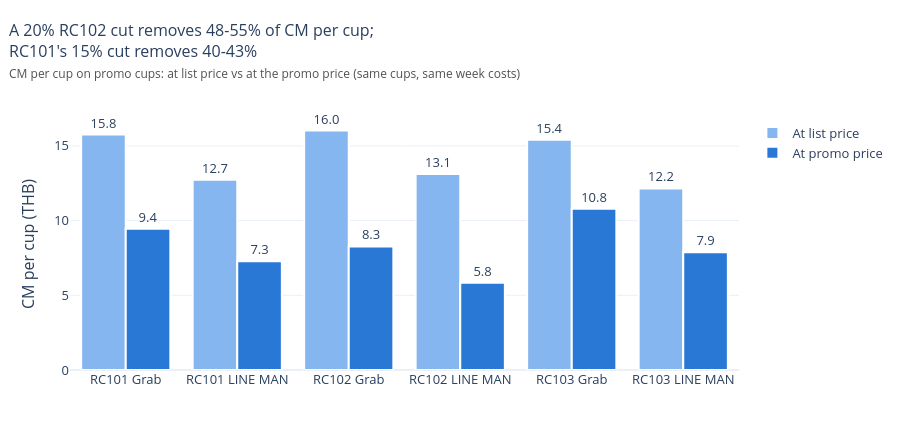

Notebook cell for this chart:
### Code cell
plot = by_code.reset_index()
plot["label"] = plot["base_code"] + " " + plot["platform"]
long = plot.melt(id_vars="label", value_vars=["cm_per_cup_full", "cm_per_cup_promo"],
                 var_name="price", value_name="cm_per_cup")
long["price"] = long["price"].map({"cm_per_cup_full": "At list price", "cm_per_cup_promo": "At promo price"})
fig = px.bar(long, x="label", y="cm_per_cup", color="price", barmode="group",
             color_discrete_map={"At list price": "#86b6ef", "At promo price": "#2a78d6"},
             text=long["cm_per_cup"].map("{:.1f}".format),
             labels={"cm_per_cup": "CM per cup (THB)", "label": "", "price": ""})
fig.update_traces(textposition="outside", cliponaxis=False, marker_line_color="white", marker_line_width=2,
                  hovertemplate="%{x}: %{y:.2f} THB a cup<extra>%{fullData.name}</extra>")
d102 = by_code.loc["RC102", "cm_per_cup_drop_pct"]
d101 = by_code.loc["RC101", "cm_per_cup_drop_pct"]
fig.update_layout(height=430, title=subtitle(
    f"A 20% RC102 cut removes {d102.min():.0f}-{d102.max():.0f}% of CM per cup; "
    f"RC101's 15% cut removes {d101.min():.0f}-{d101.max():.0f}%",
    "CM per cup on promo cups: at list price vs at the promo price (same cups, same week costs)"))
fig.show()

### Figure 1 — Plotly figure (JSON) as saved in the notebook; plotly's stock layout.template omitted (floating-point values rounded to 4 significant figures)
{"data": [{"alignmentgroup": "True", "cliponaxis": false, "hovertemplate": "%{x}: %{y:.2f} THB a cup<extra>%{fullData.name}</extra>", "legendgroup": "At list price", "marker": {"color": "#86b6ef", "line": {"color": "white", "width": 2}, "pattern": {"shape": ""}}, "name": "At list price", "offsetgroup": "At list price", "orientation": "v", "showlegend": true, "text": ["15.8", "12.7", "16.0", "13.1", "15.4", "12.2"], "textposition": "outside", "type": "bar", "x": ["RC101 Grab", "RC101 LINE MAN", "RC102 Grab", "RC102 LINE MAN", "RC103 Grab", "RC103 LINE MAN"], "xaxis": "x", "y": [15.75, 12.73, 16.02, 13.12, 15.41, 12.15], "yaxis": "y"}, {"alignmentgroup": "True", "cliponaxis": false, "hovertemplate": "%{x}: %{y:.2f} THB a cup<extra>%{fullData.name}</extra>", "legendgroup": "At promo price", "marker": {"color": "#2a78d6", "line": {"color": "white", "width": 2}, "pattern": {"shape": ""}}, "name": "At promo price", "offsetgroup": "At promo price", "orientation": "v", "showlegend": true, "text": ["9.4", "7.3", "8.3", "5.8", "10.8", "7.9"], "textposition": "outside", "type": "bar", "x": ["RC101 Grab", "RC101 LINE MAN", "RC102 Grab", "RC102 LINE MAN", "RC103 Grab", "RC103 LINE MAN"], "xaxis": "x", "y": [9.446, 7.282, 8.273, 5.844, 10.79, 7.879], "yaxis": "y"}], "layout": {"barmode": "group", "height": 430, "legend": {"title": {"text": ""}, "tracegroupgap": 0}, "title": {"font": {"size": 16}, "pad": {"t": 36}, "text": "A 20% RC102 cut removes 48-55% of CM per cup;<br>RC101's 15% cut removes 40-43%<br><span style='font-size:12px;color:#52514e'>CM per cup on promo cups: at list price vs at the promo price (same cups, same week costs)</span>", "x": 0.01, "xanchor": "left", "y": 1, "yanchor": "top", "yref": "container"}, "xaxis": {"anchor": "y", "domain": [0.0, 1.0], "title": {"text": ""}}, "yaxis": {"anchor": "x", "domain": [0.0, 1.0], "title": {"text": "CM per cup (THB)"}}}}
